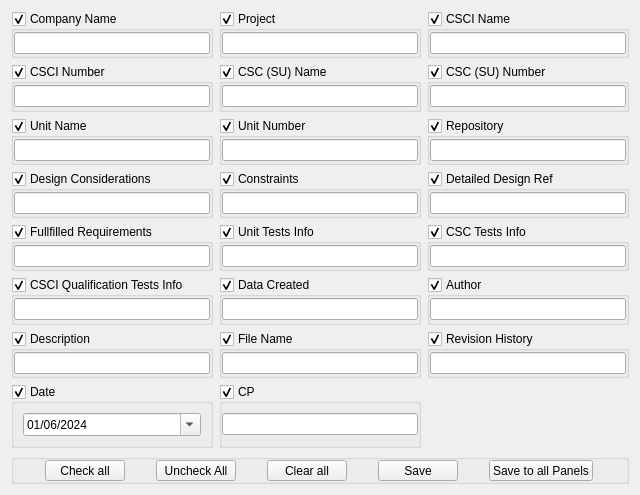
<?xml version="1.0" encoding="UTF-8"?>
<ui version="4.0">
 <class>HeaderConfigPanel</class>
 <widget class="QFrame" name="HeaderConfigPanel">
  <property name="geometry">
   <rect>
    <x>0</x>
    <y>0</y>
    <width>640</width>
    <height>495</height>
   </rect>
  </property>
  <property name="windowTitle">
   <string>SAES Header Configuration</string>
  </property>
  <layout class="QVBoxLayout" name="mainLayout">
   <item>
    <layout class="QGridLayout" name="gridLayout">
     <item row="0" column="3">
      <widget class="QGroupBox" name="companyName">
       <property name="title">
        <string>Company Name</string>
       </property>
       <property name="checkable">
        <bool>true</bool>
       </property>
       <layout class="QHBoxLayout" name="horizontalLayout_2">
        <property name="leftMargin">
         <number>0</number>
        </property>
        <property name="topMargin">
         <number>0</number>
        </property>
        <property name="rightMargin">
         <number>0</number>
        </property>
        <property name="bottomMargin">
         <number>0</number>
        </property>
        <item>
         <widget class="QLineEdit" name="lne_companyName"/>
        </item>
       </layout>
      </widget>
     </item>
     <item row="0" column="4">
      <widget class="QGroupBox" name="project">
       <property name="title">
        <string>Project</string>
       </property>
       <property name="checkable">
        <bool>true</bool>
       </property>
       <layout class="QHBoxLayout" name="horizontalLayout_3">
        <property name="leftMargin">
         <number>0</number>
        </property>
        <property name="topMargin">
         <number>0</number>
        </property>
        <property name="rightMargin">
         <number>0</number>
        </property>
        <property name="bottomMargin">
         <number>0</number>
        </property>
        <item>
         <widget class="QLineEdit" name="lne_project"/>
        </item>
       </layout>
      </widget>
     </item>
     <item row="0" column="5">
      <widget class="QGroupBox" name="csciName">
       <property name="title">
        <string>CSCI Name</string>
       </property>
       <property name="checkable">
        <bool>true</bool>
       </property>
       <layout class="QHBoxLayout" name="horizontalLayout_8">
        <property name="leftMargin">
         <number>0</number>
        </property>
        <property name="topMargin">
         <number>0</number>
        </property>
        <property name="rightMargin">
         <number>0</number>
        </property>
        <property name="bottomMargin">
         <number>0</number>
        </property>
        <item>
         <widget class="QLineEdit" name="lne_csciName"/>
        </item>
       </layout>
      </widget>
     </item>
     <item row="1" column="3">
      <widget class="QGroupBox" name="csciNumber">
       <property name="title">
        <string>CSCI Number</string>
       </property>
       <property name="checkable">
        <bool>true</bool>
       </property>
       <layout class="QHBoxLayout" name="horizontalLayout_16">
        <property name="leftMargin">
         <number>0</number>
        </property>
        <property name="topMargin">
         <number>0</number>
        </property>
        <property name="rightMargin">
         <number>0</number>
        </property>
        <property name="bottomMargin">
         <number>0</number>
        </property>
        <item>
         <widget class="QLineEdit" name="lne_csciNumber"/>
        </item>
       </layout>
      </widget>
     </item>
     <item row="1" column="4">
      <widget class="QGroupBox" name="cscsuname">
       <property name="title">
        <string>CSC (SU) Name</string>
       </property>
       <property name="checkable">
        <bool>true</bool>
       </property>
       <layout class="QHBoxLayout" name="horizontalLayout_9">
        <property name="leftMargin">
         <number>0</number>
        </property>
        <property name="topMargin">
         <number>0</number>
        </property>
        <property name="rightMargin">
         <number>0</number>
        </property>
        <property name="bottomMargin">
         <number>0</number>
        </property>
        <item>
         <widget class="QLineEdit" name="lne_cscsuname"/>
        </item>
       </layout>
      </widget>
     </item>
     <item row="1" column="5">
      <widget class="QGroupBox" name="cscsunumber">
       <property name="title">
        <string>CSC (SU) Number</string>
       </property>
       <property name="checkable">
        <bool>true</bool>
       </property>
       <layout class="QHBoxLayout" name="horizontalLayout_17">
        <property name="leftMargin">
         <number>0</number>
        </property>
        <property name="topMargin">
         <number>0</number>
        </property>
        <property name="rightMargin">
         <number>0</number>
        </property>
        <property name="bottomMargin">
         <number>0</number>
        </property>
        <item>
         <widget class="QLineEdit" name="lne_cscsunumber"/>
        </item>
       </layout>
      </widget>
     </item>
     <item row="2" column="3">
      <widget class="QGroupBox" name="unitname">
       <property name="title">
        <string>Unit Name</string>
       </property>
       <property name="checkable">
        <bool>true</bool>
       </property>
       <layout class="QHBoxLayout" name="horizontalLayout_25">
        <property name="leftMargin">
         <number>0</number>
        </property>
        <property name="topMargin">
         <number>0</number>
        </property>
        <property name="rightMargin">
         <number>0</number>
        </property>
        <property name="bottomMargin">
         <number>0</number>
        </property>
        <item>
         <widget class="QLineEdit" name="lne_unitname"/>
        </item>
       </layout>
      </widget>
     </item>
     <item row="2" column="4">
      <widget class="QGroupBox" name="unitnumber">
       <property name="title">
        <string>Unit Number</string>
       </property>
       <property name="checkable">
        <bool>true</bool>
       </property>
       <layout class="QHBoxLayout" name="horizontalLayout_10">
        <property name="leftMargin">
         <number>0</number>
        </property>
        <property name="topMargin">
         <number>0</number>
        </property>
        <property name="rightMargin">
         <number>0</number>
        </property>
        <property name="bottomMargin">
         <number>0</number>
        </property>
        <item>
         <widget class="QLineEdit" name="lne_unitnumber"/>
        </item>
       </layout>
      </widget>
     </item>
     <item row="2" column="5">
      <widget class="QGroupBox" name="repository">
       <property name="title">
        <string>Repository</string>
       </property>
       <property name="checkable">
        <bool>true</bool>
       </property>
       <property name="checked">
        <bool>true</bool>
       </property>
       <layout class="QHBoxLayout" name="horizontalLayout_18">
        <property name="leftMargin">
         <number>0</number>
        </property>
        <property name="topMargin">
         <number>0</number>
        </property>
        <property name="rightMargin">
         <number>0</number>
        </property>
        <property name="bottomMargin">
         <number>0</number>
        </property>
        <item>
         <widget class="QLineEdit" name="lne_repository"/>
        </item>
       </layout>
      </widget>
     </item>
     <item row="3" column="3">
      <widget class="QGroupBox" name="designconsiderations">
       <property name="title">
        <string>Design Considerations</string>
       </property>
       <property name="checkable">
        <bool>true</bool>
       </property>
       <layout class="QHBoxLayout" name="horizontalLayout_11">
        <property name="leftMargin">
         <number>0</number>
        </property>
        <property name="topMargin">
         <number>0</number>
        </property>
        <property name="rightMargin">
         <number>0</number>
        </property>
        <property name="bottomMargin">
         <number>0</number>
        </property>
        <item>
         <widget class="QLineEdit" name="lne_designconsiderations"/>
        </item>
       </layout>
      </widget>
     </item>
     <item row="3" column="4">
      <widget class="QGroupBox" name="constraints">
       <property name="title">
        <string>Constraints</string>
       </property>
       <property name="checkable">
        <bool>true</bool>
       </property>
       <layout class="QHBoxLayout" name="horizontalLayout_19">
        <property name="leftMargin">
         <number>0</number>
        </property>
        <property name="topMargin">
         <number>0</number>
        </property>
        <property name="rightMargin">
         <number>0</number>
        </property>
        <property name="bottomMargin">
         <number>0</number>
        </property>
        <item>
         <widget class="QLineEdit" name="lne_constraints"/>
        </item>
       </layout>
      </widget>
     </item>
     <item row="3" column="5">
      <widget class="QGroupBox" name="detaileddesignref">
       <property name="title">
        <string>Detailed Design Ref</string>
       </property>
       <property name="checkable">
        <bool>true</bool>
       </property>
       <layout class="QHBoxLayout" name="horizontalLayout_12">
        <property name="leftMargin">
         <number>0</number>
        </property>
        <property name="topMargin">
         <number>0</number>
        </property>
        <property name="rightMargin">
         <number>0</number>
        </property>
        <property name="bottomMargin">
         <number>0</number>
        </property>
        <item>
         <widget class="QLineEdit" name="lne_detaileddesignref"/>
        </item>
       </layout>
      </widget>
     </item>
     <item row="4" column="3">
      <widget class="QGroupBox" name="fullfillerequirements">
       <property name="title">
        <string>Fullfilled Requirements</string>
       </property>
       <property name="checkable">
        <bool>true</bool>
       </property>
       <layout class="QHBoxLayout" name="horizontalLayout_26">
        <property name="leftMargin">
         <number>0</number>
        </property>
        <property name="topMargin">
         <number>0</number>
        </property>
        <property name="rightMargin">
         <number>0</number>
        </property>
        <property name="bottomMargin">
         <number>0</number>
        </property>
        <item>
         <widget class="QLineEdit" name="lne_fullfilledrequirements"/>
        </item>
       </layout>
      </widget>
     </item>
     <item row="4" column="4">
      <widget class="QGroupBox" name="unittestsinfo">
       <property name="title">
        <string>Unit Tests Info</string>
       </property>
       <property name="checkable">
        <bool>true</bool>
       </property>
       <layout class="QHBoxLayout" name="horizontalLayout_20">
        <property name="leftMargin">
         <number>0</number>
        </property>
        <property name="topMargin">
         <number>0</number>
        </property>
        <property name="rightMargin">
         <number>0</number>
        </property>
        <property name="bottomMargin">
         <number>0</number>
        </property>
        <item>
         <widget class="QLineEdit" name="lne_uinittestsinfo"/>
        </item>
       </layout>
      </widget>
     </item>
     <item row="4" column="5">
      <widget class="QGroupBox" name="csctestsinfo">
       <property name="title">
        <string>CSC Tests Info</string>
       </property>
       <property name="checkable">
        <bool>true</bool>
       </property>
       <layout class="QHBoxLayout" name="horizontalLayout_24">
        <property name="leftMargin">
         <number>0</number>
        </property>
        <property name="topMargin">
         <number>0</number>
        </property>
        <property name="rightMargin">
         <number>0</number>
        </property>
        <property name="bottomMargin">
         <number>0</number>
        </property>
        <item>
         <widget class="QLineEdit" name="lne_csctestsinfo"/>
        </item>
       </layout>
      </widget>
     </item>
     <item row="5" column="3">
      <widget class="QGroupBox" name="csciqualtestsinfo">
       <property name="title">
        <string>CSCI Qualification Tests Info</string>
       </property>
       <property name="checkable">
        <bool>true</bool>
       </property>
       <layout class="QHBoxLayout" name="horizontalLayout_13">
        <property name="leftMargin">
         <number>0</number>
        </property>
        <property name="topMargin">
         <number>0</number>
        </property>
        <property name="rightMargin">
         <number>0</number>
        </property>
        <property name="bottomMargin">
         <number>0</number>
        </property>
        <item>
         <widget class="QLineEdit" name="lne_csciqualtestsinfo"/>
        </item>
       </layout>
      </widget>
     </item>
     <item row="5" column="4">
      <widget class="QGroupBox" name="datacreated">
       <property name="title">
        <string>Data Created</string>
       </property>
       <property name="checkable">
        <bool>true</bool>
       </property>
       <layout class="QHBoxLayout" name="horizontalLayout_21">
        <property name="leftMargin">
         <number>0</number>
        </property>
        <property name="topMargin">
         <number>0</number>
        </property>
        <property name="rightMargin">
         <number>0</number>
        </property>
        <property name="bottomMargin">
         <number>0</number>
        </property>
        <item>
         <widget class="QLineEdit" name="lne_datacreated"/>
        </item>
       </layout>
      </widget>
     </item>
     <item row="5" column="5">
      <widget class="QGroupBox" name="author">
       <property name="title">
        <string>Author</string>
       </property>
       <property name="checkable">
        <bool>true</bool>
       </property>
       <layout class="QHBoxLayout" name="horizontalLayout_23">
        <property name="leftMargin">
         <number>0</number>
        </property>
        <property name="topMargin">
         <number>0</number>
        </property>
        <property name="rightMargin">
         <number>0</number>
        </property>
        <property name="bottomMargin">
         <number>0</number>
        </property>
        <item>
         <widget class="QLineEdit" name="lne_author"/>
        </item>
       </layout>
      </widget>
     </item>
     <item row="6" column="3">
      <widget class="QGroupBox" name="description">
       <property name="title">
        <string>Description</string>
       </property>
       <property name="checkable">
        <bool>true</bool>
       </property>
       <layout class="QHBoxLayout" name="horizontalLayout_14">
        <property name="leftMargin">
         <number>0</number>
        </property>
        <property name="topMargin">
         <number>0</number>
        </property>
        <property name="rightMargin">
         <number>0</number>
        </property>
        <property name="bottomMargin">
         <number>0</number>
        </property>
        <item>
         <widget class="QLineEdit" name="lne_description"/>
        </item>
       </layout>
      </widget>
     </item>
     <item row="6" column="4">
      <widget class="QGroupBox" name="filename">
       <property name="title">
        <string>File Name</string>
       </property>
       <property name="checkable">
        <bool>true</bool>
       </property>
       <layout class="QHBoxLayout" name="horizontalLayout_22">
        <property name="leftMargin">
         <number>0</number>
        </property>
        <property name="topMargin">
         <number>0</number>
        </property>
        <property name="rightMargin">
         <number>0</number>
        </property>
        <property name="bottomMargin">
         <number>0</number>
        </property>
        <item>
         <widget class="QLineEdit" name="lne_filename"/>
        </item>
       </layout>
      </widget>
     </item>
     <item row="6" column="5">
      <widget class="QGroupBox" name="revisionhistory">
       <property name="title">
        <string>Revision History</string>
       </property>
       <property name="checkable">
        <bool>true</bool>
       </property>
       <layout class="QHBoxLayout" name="horizontalLayout_27">
        <property name="leftMargin">
         <number>0</number>
        </property>
        <property name="topMargin">
         <number>0</number>
        </property>
        <property name="rightMargin">
         <number>0</number>
        </property>
        <property name="bottomMargin">
         <number>0</number>
        </property>
        <item>
         <widget class="QLineEdit" name="lne_revisionhistory"/>
        </item>
       </layout>
      </widget>
     </item>
     <item row="7" column="3">
      <widget class="QGroupBox" name="date">
       <property name="title">
        <string>Date</string>
       </property>
       <property name="checkable">
        <bool>true</bool>
       </property>
       <layout class="QHBoxLayout" name="horizontalLayout_28">
        <item>
         <widget class="QDateEdit" name="dateEdit">
          <property name="displayFormat">
           <string>dd/MM/yyyy</string>
          </property>
          <property name="calendarPopup">
           <bool>true</bool>
          </property>
          <property name="date">
           <date>
            <year>2024</year>
            <month>6</month>
            <day>1</day>
           </date>
          </property>
         </widget>
        </item>
       </layout>
      </widget>
     </item>
     <item row="7" column="4">
      <widget class="QGroupBox" name="cp">
       <property name="title">
        <string>CP</string>
       </property>
       <property name="checkable">
        <bool>true</bool>
       </property>
       <layout class="QHBoxLayout" name="horizontalLayout_15">
        <property name="leftMargin">
         <number>0</number>
        </property>
        <property name="topMargin">
         <number>0</number>
        </property>
        <property name="rightMargin">
         <number>0</number>
        </property>
        <property name="bottomMargin">
         <number>0</number>
        </property>
        <item>
         <widget class="QLineEdit" name="lne_cp">
          <property name="text">
           <string/>
          </property>
         </widget>
        </item>
       </layout>
      </widget>
     </item>
    </layout>
   </item>
   <item>
    <widget class="QGroupBox" name="footerButtons">
     <property name="maximumSize">
      <size>
       <width>16777215</width>
       <height>30</height>
      </size>
     </property>
     <layout class="QHBoxLayout" name="horizontalLayout">
      <property name="spacing">
       <number>0</number>
      </property>
      <property name="leftMargin">
       <number>0</number>
      </property>
      <property name="topMargin">
       <number>0</number>
      </property>
      <property name="rightMargin">
       <number>0</number>
      </property>
      <property name="bottomMargin">
       <number>0</number>
      </property>
      <item>
       <widget class="QPushButton" name="pbCheckAll">
        <property name="sizePolicy">
         <sizepolicy hsizetype="Fixed" vsizetype="Fixed">
          <horstretch>0</horstretch>
          <verstretch>0</verstretch>
         </sizepolicy>
        </property>
        <property name="text">
         <string>Check all</string>
        </property>
       </widget>
      </item>
      <item>
       <widget class="QPushButton" name="pbUncheckAll">
        <property name="sizePolicy">
         <sizepolicy hsizetype="Fixed" vsizetype="Fixed">
          <horstretch>0</horstretch>
          <verstretch>0</verstretch>
         </sizepolicy>
        </property>
        <property name="text">
         <string>Uncheck All</string>
        </property>
       </widget>
      </item>
      <item>
       <widget class="QPushButton" name="pbClearAll">
        <property name="sizePolicy">
         <sizepolicy hsizetype="Fixed" vsizetype="Fixed">
          <horstretch>0</horstretch>
          <verstretch>0</verstretch>
         </sizepolicy>
        </property>
        <property name="text">
         <string>Clear all</string>
        </property>
       </widget>
      </item>
      <item>
       <widget class="QPushButton" name="pbSave">
        <property name="sizePolicy">
         <sizepolicy hsizetype="Fixed" vsizetype="Fixed">
          <horstretch>0</horstretch>
          <verstretch>0</verstretch>
         </sizepolicy>
        </property>
        <property name="text">
         <string>Save</string>
        </property>
       </widget>
      </item>
      <item>
       <widget class="QPushButton" name="pbSaveToAllPanels">
        <property name="sizePolicy">
         <sizepolicy hsizetype="Fixed" vsizetype="Fixed">
          <horstretch>0</horstretch>
          <verstretch>0</verstretch>
         </sizepolicy>
        </property>
        <property name="text">
         <string>Save to all Panels</string>
        </property>
       </widget>
      </item>
     </layout>
    </widget>
   </item>
  </layout>
 </widget>
 <resources/>
 <connections/>
</ui>
